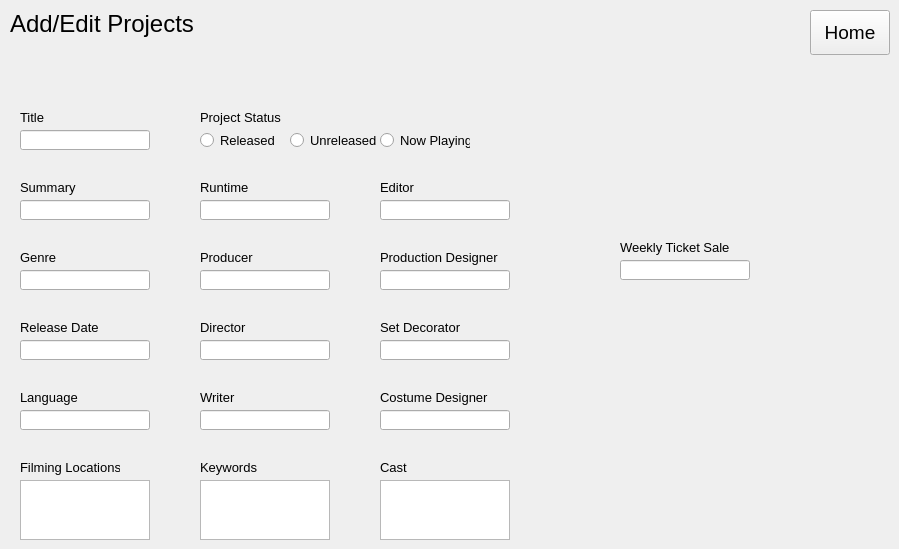
    <widget class="QWidget" name="addEditProjectsPage">
     <widget class="QLabel" name="label_2">
      <property name="geometry">
       <rect>
        <x>10</x>
        <y>10</y>
        <width>250</width>
        <height>27</height>
       </rect>
      </property>
      <property name="font">
       <font>
        <pointsize>18</pointsize>
       </font>
      </property>
      <property name="text">
       <string>Add/Edit Projects</string>
      </property>
     </widget>
     <widget class="QPushButton" name="homeButton1">
      <property name="geometry">
       <rect>
        <x>810</x>
        <y>10</y>
        <width>80</width>
        <height>45</height>
       </rect>
      </property>
      <property name="font">
       <font>
        <pointsize>14</pointsize>
       </font>
      </property>
      <property name="text">
       <string>Home</string>
      </property>
     </widget>
     <widget class="QLabel" name="label_15">
      <property name="geometry">
       <rect>
        <x>380</x>
        <y>170</y>
        <width>100</width>
        <height>35</height>
       </rect>
      </property>
      <property name="font">
       <font>
        <pointsize>10</pointsize>
       </font>
      </property>
      <property name="text">
       <string>Editor</string>
      </property>
     </widget>
     <widget class="QLineEdit" name="lineEdit_2">
      <property name="geometry">
       <rect>
        <x>20</x>
        <y>270</y>
        <width>130</width>
        <height>20</height>
       </rect>
      </property>
      <property name="font">
       <font>
        <pointsize>10</pointsize>
       </font>
      </property>
     </widget>
     <widget class="QLineEdit" name="lineEdit_7">
      <property name="geometry">
       <rect>
        <x>200</x>
        <y>340</y>
        <width>130</width>
        <height>20</height>
       </rect>
      </property>
      <property name="font">
       <font>
        <pointsize>10</pointsize>
       </font>
      </property>
     </widget>
     <widget class="QLineEdit" name="lineEdit">
      <property name="geometry">
       <rect>
        <x>20</x>
        <y>130</y>
        <width>130</width>
        <height>20</height>
       </rect>
      </property>
      <property name="font">
       <font>
        <pointsize>10</pointsize>
       </font>
      </property>
     </widget>
     <widget class="QLineEdit" name="lineEdit_11">
      <property name="geometry">
       <rect>
        <x>380</x>
        <y>340</y>
        <width>130</width>
        <height>20</height>
       </rect>
      </property>
      <property name="font">
       <font>
        <pointsize>10</pointsize>
       </font>
      </property>
      <property name="text">
       <string/>
      </property>
     </widget>
     <widget class="QLabel" name="label_9">
      <property name="geometry">
       <rect>
        <x>20</x>
        <y>450</y>
        <width>100</width>
        <height>35</height>
       </rect>
      </property>
      <property name="font">
       <font>
        <pointsize>10</pointsize>
       </font>
      </property>
      <property name="text">
       <string>Filming Locations</string>
      </property>
     </widget>
     <widget class="QLabel" name="label_19">
      <property name="geometry">
       <rect>
        <x>380</x>
        <y>380</y>
        <width>111</width>
        <height>35</height>
       </rect>
      </property>
      <property name="font">
       <font>
        <pointsize>10</pointsize>
       </font>
      </property>
      <property name="text">
       <string>Costume Designer</string>
      </property>
     </widget>
     <widget class="QLabel" name="label_18">
      <property name="geometry">
       <rect>
        <x>380</x>
        <y>310</y>
        <width>131</width>
        <height>35</height>
       </rect>
      </property>
      <property name="font">
       <font>
        <pointsize>10</pointsize>
       </font>
      </property>
      <property name="text">
       <string>Set Decorator</string>
      </property>
     </widget>
     <widget class="QLineEdit" name="lineEdit_4">
      <property name="geometry">
       <rect>
        <x>20</x>
        <y>410</y>
        <width>130</width>
        <height>20</height>
       </rect>
      </property>
      <property name="font">
       <font>
        <pointsize>10</pointsize>
       </font>
      </property>
      <property name="text">
       <string/>
      </property>
     </widget>
     <widget class="QLineEdit" name="lineEdit_6">
      <property name="geometry">
       <rect>
        <x>200</x>
        <y>270</y>
        <width>130</width>
        <height>20</height>
       </rect>
      </property>
      <property name="font">
       <font>
        <pointsize>10</pointsize>
       </font>
      </property>
     </widget>
     <widget class="QLabel" name="label_17">
      <property name="geometry">
       <rect>
        <x>380</x>
        <y>240</y>
        <width>121</width>
        <height>35</height>
       </rect>
      </property>
      <property name="font">
       <font>
        <pointsize>10</pointsize>
       </font>
      </property>
      <property name="text">
       <string>Production Designer</string>
      </property>
     </widget>
     <widget class="QLineEdit" name="lineEdit_8">
      <property name="geometry">
       <rect>
        <x>200</x>
        <y>410</y>
        <width>130</width>
        <height>20</height>
       </rect>
      </property>
      <property name="font">
       <font>
        <pointsize>10</pointsize>
       </font>
      </property>
     </widget>
     <widget class="QLineEdit" name="lineEdit_9">
      <property name="geometry">
       <rect>
        <x>380</x>
        <y>200</y>
        <width>130</width>
        <height>20</height>
       </rect>
      </property>
      <property name="font">
       <font>
        <pointsize>10</pointsize>
       </font>
      </property>
     </widget>
     <widget class="QPlainTextEdit" name="plainTextEdit_3">
      <property name="geometry">
       <rect>
        <x>380</x>
        <y>480</y>
        <width>130</width>
        <height>60</height>
       </rect>
      </property>
     </widget>
     <widget class="QPlainTextEdit" name="plainTextEdit_2">
      <property name="geometry">
       <rect>
        <x>200</x>
        <y>480</y>
        <width>130</width>
        <height>60</height>
       </rect>
      </property>
     </widget>
     <widget class="QRadioButton" name="radioButton_2">
      <property name="geometry">
       <rect>
        <x>290</x>
        <y>130</y>
        <width>90</width>
        <height>20</height>
       </rect>
      </property>
      <property name="font">
       <font>
        <pointsize>10</pointsize>
       </font>
      </property>
      <property name="text">
       <string>Unreleased</string>
      </property>
     </widget>
     <widget class="QRadioButton" name="radioButton">
      <property name="geometry">
       <rect>
        <x>200</x>
        <y>130</y>
        <width>90</width>
        <height>20</height>
       </rect>
      </property>
      <property name="font">
       <font>
        <pointsize>10</pointsize>
       </font>
      </property>
      <property name="text">
       <string>Released</string>
      </property>
     </widget>
     <widget class="QLabel" name="label_16">
      <property name="geometry">
       <rect>
        <x>380</x>
        <y>450</y>
        <width>100</width>
        <height>35</height>
       </rect>
      </property>
      <property name="font">
       <font>
        <pointsize>10</pointsize>
       </font>
      </property>
      <property name="text">
       <string>Cast</string>
      </property>
     </widget>
     <widget class="QPlainTextEdit" name="plainTextEdit">
      <property name="geometry">
       <rect>
        <x>20</x>
        <y>480</y>
        <width>130</width>
        <height>60</height>
       </rect>
      </property>
     </widget>
     <widget class="QLabel" name="label_12">
      <property name="geometry">
       <rect>
        <x>200</x>
        <y>450</y>
        <width>100</width>
        <height>35</height>
       </rect>
      </property>
      <property name="font">
       <font>
        <pointsize>10</pointsize>
       </font>
      </property>
      <property name="text">
       <string>Keywords</string>
      </property>
     </widget>
     <widget class="QLabel" name="label_7">
      <property name="geometry">
       <rect>
        <x>20</x>
        <y>310</y>
        <width>100</width>
        <height>35</height>
       </rect>
      </property>
      <property name="font">
       <font>
        <pointsize>10</pointsize>
       </font>
      </property>
      <property name="text">
       <string>Release Date</string>
      </property>
     </widget>
     <widget class="QLabel" name="label_14">
      <property name="geometry">
       <rect>
        <x>200</x>
        <y>380</y>
        <width>100</width>
        <height>35</height>
       </rect>
      </property>
      <property name="font">
       <font>
        <pointsize>10</pointsize>
       </font>
      </property>
      <property name="text">
       <string>Writer</string>
      </property>
     </widget>
     <widget class="QLineEdit" name="lineEdit_13">
      <property name="geometry">
       <rect>
        <x>20</x>
        <y>200</y>
        <width>130</width>
        <height>20</height>
       </rect>
      </property>
      <property name="font">
       <font>
        <pointsize>10</pointsize>
       </font>
      </property>
      <property name="text">
       <string/>
      </property>
     </widget>
     <widget class="QLineEdit" name="lineEdit_5">
      <property name="geometry">
       <rect>
        <x>200</x>
        <y>200</y>
        <width>130</width>
        <height>20</height>
       </rect>
      </property>
      <property name="font">
       <font>
        <pointsize>10</pointsize>
       </font>
      </property>
     </widget>
     <widget class="QLineEdit" name="lineEdit_10">
      <property name="geometry">
       <rect>
        <x>380</x>
        <y>270</y>
        <width>130</width>
        <height>20</height>
       </rect>
      </property>
      <property name="font">
       <font>
        <pointsize>10</pointsize>
       </font>
      </property>
     </widget>
     <widget class="QRadioButton" name="radioButton_3">
      <property name="geometry">
       <rect>
        <x>380</x>
        <y>130</y>
        <width>90</width>
        <height>20</height>
       </rect>
      </property>
      <property name="font">
       <font>
        <pointsize>10</pointsize>
       </font>
      </property>
      <property name="text">
       <string>Now Playing</string>
      </property>
     </widget>
     <widget class="QLabel" name="label_13">
      <property name="geometry">
       <rect>
        <x>200</x>
        <y>310</y>
        <width>100</width>
        <height>35</height>
       </rect>
      </property>
      <property name="font">
       <font>
        <pointsize>10</pointsize>
       </font>
      </property>
      <property name="text">
       <string>Director</string>
      </property>
     </widget>
     <widget class="QLabel" name="label_6">
      <property name="geometry">
       <rect>
        <x>20</x>
        <y>240</y>
        <width>100</width>
        <height>35</height>
       </rect>
      </property>
      <property name="font">
       <font>
        <pointsize>10</pointsize>
       </font>
      </property>
      <property name="text">
       <string>Genre</string>
      </property>
     </widget>
     <widget class="QLabel" name="label_21">
      <property name="geometry">
       <rect>
        <x>200</x>
        <y>100</y>
        <width>121</width>
        <height>35</height>
       </rect>
      </property>
      <property name="font">
       <font>
        <pointsize>10</pointsize>
       </font>
      </property>
      <property name="text">
       <string>Project Status</string>
      </property>
     </widget>
     <widget class="QLabel" name="label_5">
      <property name="geometry">
       <rect>
        <x>20</x>
        <y>100</y>
        <width>100</width>
        <height>35</height>
       </rect>
      </property>
      <property name="font">
       <font>
        <pointsize>10</pointsize>
       </font>
      </property>
      <property name="text">
       <string>Title</string>
      </property>
     </widget>
     <widget class="QLabel" name="label_20">
      <property name="geometry">
       <rect>
        <x>20</x>
        <y>170</y>
        <width>121</width>
        <height>35</height>
       </rect>
      </property>
      <property name="font">
       <font>
        <pointsize>10</pointsize>
       </font>
      </property>
      <property name="text">
       <string>Summary</string>
      </property>
     </widget>
     <widget class="QLabel" name="label_11">
      <property name="geometry">
       <rect>
        <x>200</x>
        <y>240</y>
        <width>100</width>
        <height>35</height>
       </rect>
      </property>
      <property name="font">
       <font>
        <pointsize>10</pointsize>
       </font>
      </property>
      <property name="text">
       <string>Producer</string>
      </property>
     </widget>
     <widget class="QLabel" name="label_10">
      <property name="geometry">
       <rect>
        <x>200</x>
        <y>170</y>
        <width>100</width>
        <height>35</height>
       </rect>
      </property>
      <property name="font">
       <font>
        <pointsize>10</pointsize>
       </font>
      </property>
      <property name="text">
       <string>Runtime</string>
      </property>
     </widget>
     <widget class="QLineEdit" name="lineEdit_12">
      <property name="geometry">
       <rect>
        <x>380</x>
        <y>410</y>
        <width>130</width>
        <height>20</height>
       </rect>
      </property>
      <property name="font">
       <font>
        <pointsize>10</pointsize>
       </font>
      </property>
      <property name="text">
       <string/>
      </property>
     </widget>
     <widget class="QLineEdit" name="lineEdit_3">
      <property name="geometry">
       <rect>
        <x>20</x>
        <y>340</y>
        <width>130</width>
        <height>20</height>
       </rect>
      </property>
      <property name="font">
       <font>
        <pointsize>10</pointsize>
       </font>
      </property>
     </widget>
     <widget class="QLabel" name="label_8">
      <property name="geometry">
       <rect>
        <x>20</x>
        <y>380</y>
        <width>100</width>
        <height>35</height>
       </rect>
      </property>
      <property name="font">
       <font>
        <pointsize>10</pointsize>
       </font>
      </property>
      <property name="text">
       <string>Language</string>
      </property>
     </widget>
     <widget class="QLineEdit" name="lineEdit_14">
      <property name="geometry">
       <rect>
        <x>620</x>
        <y>260</y>
        <width>130</width>
        <height>20</height>
       </rect>
      </property>
      <property name="font">
       <font>
        <pointsize>10</pointsize>
       </font>
      </property>
     </widget>
     <widget class="QLabel" name="label_22">
      <property name="geometry">
       <rect>
        <x>620</x>
        <y>230</y>
        <width>111</width>
        <height>35</height>
       </rect>
      </property>
      <property name="font">
       <font>
        <pointsize>10</pointsize>
       </font>
      </property>
      <property name="text">
       <string>Weekly Ticket Sale</string>
      </property>
     </widget>
    </widget>
